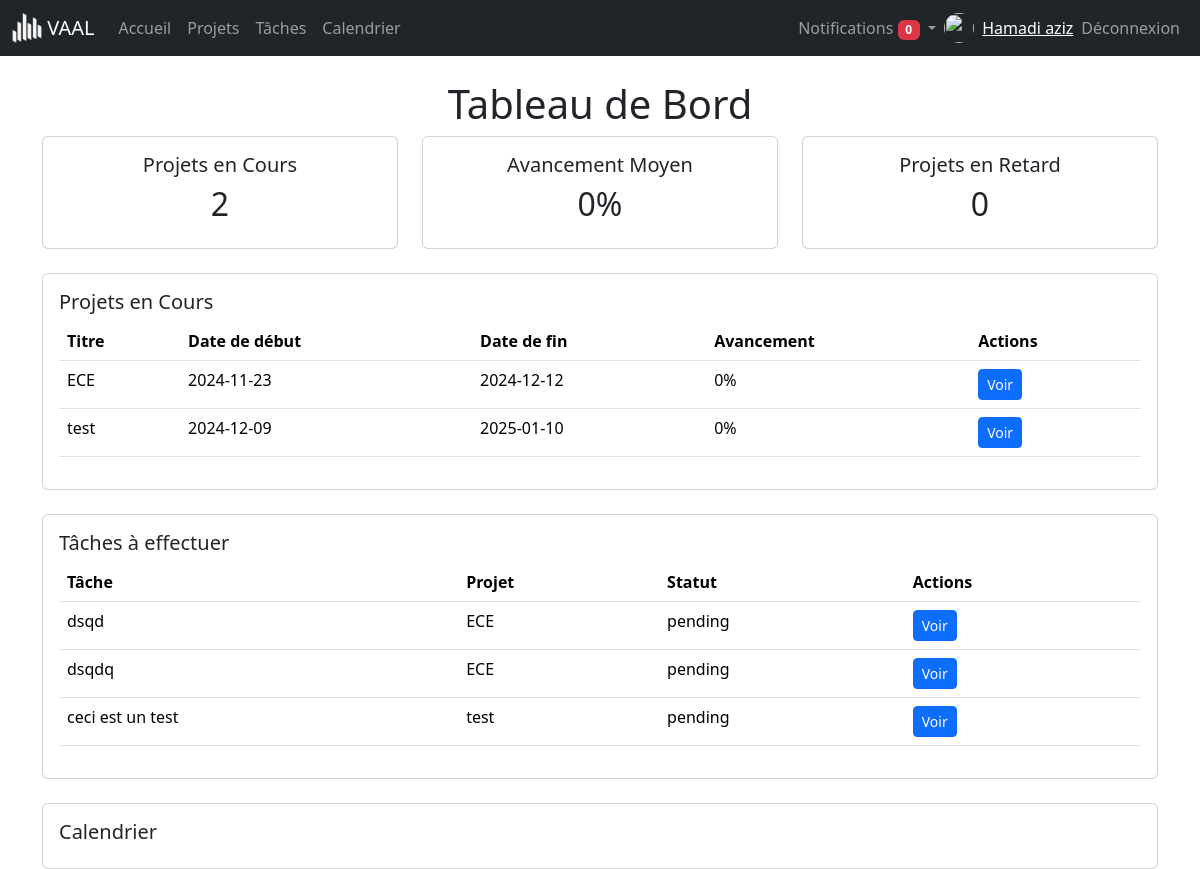
The app's page /dashboard.php (signed in) with its own data.
### tables this page shows
CREATE TABLE `users` (
  `id` int(11) NOT NULL,
  `profile` varchar(255) NOT NULL,
  `nom` varchar(50) NOT NULL,
  `prenom` varchar(255) NOT NULL,
  `email` varchar(100) NOT NULL,
  `password` varchar(255) NOT NULL,
  `role` enum('member','manager','admin') DEFAULT 'member',
  `activation` enum('oui','non') NOT NULL DEFAULT 'non'
);

CREATE TABLE `projects` (
  `id` int(11) NOT NULL,
  `title` varchar(100) NOT NULL,
  `description` text DEFAULT NULL,
  `start_date` date DEFAULT NULL,
  `end_date` date DEFAULT NULL,
  `budget` decimal(10,2) DEFAULT NULL,
  `manager_id` int(11) DEFAULT NULL,
  `color` varchar(7) NOT NULL DEFAULT '#FFFFFF',
  `cahier_charge` varchar(255) DEFAULT NULL,
  `user_team_id` int(11) DEFAULT NULL
);

CREATE TABLE `tasks` (
  `id` int(11) NOT NULL,
  `title` varchar(100) NOT NULL,
  `description` text DEFAULT NULL,
  `status` enum('pending','in_progress','completed') NOT NULL DEFAULT 'pending',
  `start_date` date DEFAULT NULL,
  `end_date` date DEFAULT NULL,
  `project_id` int(11) DEFAULT NULL,
  `assignee_id` varchar(255) DEFAULT NULL,
  `priority` enum('faible','modéré','élevé') NOT NULL DEFAULT 'modéré'
);

### dashboard.php (the view, shortened to what this page needs)
<?php
include 'includes/connect.php';
include 'includes/navbar.php';
$user_id = $_SESSION['user_id'];
$projectsStmt = $pdo->prepare("
    SELECT p.id, p.title, p.start_date, p.end_date, p.budget,
           (SELECT COUNT(*) FROM Tasks t WHERE t.project_id = p.id) as total_tasks,
           (SELECT COUNT(*) FROM Tasks t WHERE t.project_id = p.id AND t.status = 'completed') as completed_tasks
    FROM Projects p
    WHERE p.manager_id = :user_id OR EXISTS (
        SELECT 1 FROM User_Team ut WHERE ut.project_id = p.id AND ut.user_id = :user_id
    )
    ORDER BY p.start_date ASC
");
$projectsStmt->execute(['user_id' => $user_id]);
$projects = $projectsStmt->fetchAll(PDO::FETCH_ASSOC);
$totalProjects = count($projects);
$totalProgress = 0;
$totalDelay = 0;
foreach ($projects as $project) {
    $progress = ($project['total_tasks'] > 0)
        ? ($project['completed_tasks'] / $project['total_tasks']) * 100
        : 0;
    $totalProgress += $progress;
}
$averageProgress = ($totalProjects > 0) ? $totalProgress / $totalProjects : 0;
$tasksStmt = $pdo->prepare("
    SELECT t.id, t.title, t.status, p.title as project_title
    FROM Tasks t
    JOIN Projects p ON t.project_id = p.id
    WHERE t.status != 'completed' AND (
        p.manager_id = :user_id OR EXISTS (
            SELECT 1 FROM User_Team ut WHERE ut.project_id = p.id AND ut.user_id = :user_id
        )
    )
");
$tasksStmt->execute(['user_id' => $user_id]);
$tasks = $tasksStmt->fetchAll(PDO::FETCH_ASSOC);
?>
<!DOCTYPE html>
<html lang="fr">
<head>
    <link href="https://cdn.jsdelivr.net/npm/bootstrap@5.3.3/dist/css/bootstrap.min.css" rel="stylesheet">
    <link href="https://cdnjs.cloudflare.com/ajax/libs/fullcalendar/3.10.0/fullcalendar.min.css" rel="stylesheet">
</head>
<body>
<div class="container mt-4">
    <h1 class="text-center">Tableau de Bord</h1>
    <div class="row mb-4">
        <div class="col-md-4">
            <div class="card text-center">
                <div class="card-body">
                    <h5>Projets en Cours</h5>
                    <p class="h2"><?php echo $totalProjects; ?></p>
                </div>
            </div>
        </div>
        <div class="col-md-4">
            <div class="card text-center">
                <div class="card-body">
                    <h5>Avancement Moyen</h5>
                    <p class="h2"><?php echo round($averageProgress, 2); ?>%</p>
                </div>
            </div>
        </div>
        <div class="col-md-4">
            <div class="card text-center">
                <div class="card-body">
                    <h5>Projets en Retard</h5>
                    <p class="h2"><?php echo $totalDelay; ?></p>
                </div>
            </div>
        </div>
    </div>
    <div class="card mb-4">
        <div class="card-body">
            <h5 class="card-title">Projets en Cours</h5>
            <table class="table table-hover">
                <thead>
                <tr>
                    <th>Titre</th>
                    <th>Date de début</th>
                    <th>Date de fin</th>
                    <th>Avancement</th>
                    <th>Actions</th>
                </tr>
                </thead>
                <tbody>
                <?php foreach ($projects as $project): ?>
                    <?php $progress = ($project['total_tasks'] > 0)
                        ? ($project['completed_tasks'] / $project['total_tasks']) * 100
                        : 0; ?>
                    <tr>
                        <td><?php echo htmlspecialchars($project['title']); ?></td>
                        <td><?php echo htmlspecialchars($project['start_date']); ?></td>
                        <td><?php echo htmlspecialchars($project['end_date']); ?></td>
                        <td><?php echo round($progress, 2); ?>%</td>
                        <td><a href="views/index.php?selected_project=<?php echo $project['id']; ?>" class="btn btn-primary btn-sm">Voir</a></td>
                    </tr>
                <?php endforeach; ?>
                </tbody>
            </table>
        </div>
    </div>
    <div class="card mb-4">
        <div class="card-body">
            <h5 class="card-title">Tâches à effectuer</h5>
            <table class="table table-hover">
                <thead>
                <tr>
                    <th>Tâche</th>
                    <th>Projet</th>
                    <th>Statut</th>
                    <th>Actions</th>
                </tr>
                </thead>
                <tbody>
                <?php foreach ($tasks as $task): ?>
                    <tr>
                        <td><?php echo htmlspecialchars($task['title']); ?></td>
                        <td><?php echo htmlspecialchars($task['project_title']); ?></td>
                        <td><?php echo htmlspecialchars($task['status']); ?></td>
                        <td><a href="views/tasks/view.php?task_id=<?php echo $task['id']; ?>" class="btn btn-primary btn-sm">Voir</a></td>
                    </tr>
                <?php endforeach; ?>
                </tbody>
            </table>
        </div>
    </div>
    <div class="card">
        <div class="card-body">
            <h5 class="card-title">Calendrier</h5>
        </div>
    </div>
</div>
</body>
</html>

### includes/navbar.php (shortened to what this page needs)
<?php
include $_SERVER['DOCUMENT_ROOT'].'/Project-Management-App/includes/connect.php';
$user_id = $_SESSION['user_id'];
$stmt = $pdo->prepare("SELECT * FROM users WHERE id = ?");
$stmt->execute([$user_id]);
$user = $stmt->fetch(PDO::FETCH_ASSOC);
$notificationsStmt = $pdo->prepare("SELECT * FROM notifications WHERE user_id = ? AND is_read = 0 ORDER BY created_at DESC");
$notificationsStmt->execute([$user_id]);
$notifications = $notificationsStmt->fetchAll();
$notificationCount = count($notifications);
$user_name = htmlspecialchars($user['nom'] . ' ' . $user['prenom']);
$profile_image = !empty($user['profile']) ? $user['profile'] : 'assets/images/default-profile.png';
if (!file_exists($_SERVER['DOCUMENT_ROOT'] . '/Project-Management-App/' . $profile_image)) {
    $profile_image = 'assets/images/default-profile.png';
}
?>
<nav class="navbar navbar-expand-lg navbar-dark bg-dark">
    <div class="container-fluid">
        <a class="navbar-brand" href="/Project-Management-App/index.php">
            <img src="/Project-Management-App/assets/images/logo_white.png" alt="Logo" width="30" height="30" class="d-inline-block align-top">
            VAAL
        </a>
        <div class="collapse navbar-collapse" id="navbarNav">
            <ul class="navbar-nav me-auto mb-2 mb-lg-0">
                <li class="nav-item">
                    <a class="nav-link" href="/Project-Management-App/dashboard.php">Accueil</a>
                </li>
                <li class="nav-item">
                    <a class="nav-link" href="/Project-Management-App/views/projects/view.php">Projets</a>
                </li>
                <li class="nav-item">
                    <a class="nav-link" href="/Project-Management-App/views/tasks/view.php">Tâches</a>
                </li>
                <li class="nav-item">
                    <a class="nav-link" href="/Project-Management-App/views/calendar/view.php">Calendrier</a>
                </li>
            </ul>
            <ul class="navbar-nav ms-auto mb-2 mb-lg-0 align-items-center">
                <li class="nav-item dropdown">
                    <a class="nav-link dropdown-toggle" href="#" id="notificationsDropdown" role="button" data-bs-toggle="dropdown" aria-expanded="false">
                        Notifications <span class="badge bg-danger"><?php echo $notificationCount; ?></span>
                    </a>
                </li>
                <li class="nav-item d-flex align-items-center">
                    <img src="/Project-Management-App/<?php echo htmlspecialchars($profile_image); ?>" alt="Profile Image" width="30" height="30" class="rounded-circle me-2">
                    <span class="navbar-text">
                        <a href="/Project-Management-App/views/auth/profile.php"><?php echo $user_name; ?></a>
                    </span>
                </li>
                <li class="nav-item">
                    <a class="nav-link" href="/Project-Management-App/includes/logout.php">Déconnexion</a>
                </li>
            </ul>
        </div>
    </div>
</nav>

### records on screen
users: user_name "Hamadi aziz"
projects: title "ECE", start_date "2024-11-23", end_date "2024-12-12", progress "0"
projects: title "test", start_date "2024-12-09", end_date "2025-01-10", progress "0"
tasks: title "dsqd", project.title "ECE", status "pending"
tasks: title "dsqdq", project.title "ECE", status "pending"
tasks: title "ceci est un test", project.title "test", status "pending"

### other values on screen
$notificationCount "0"
$totalProjects "2"
$averageProgress "0"
$totalDelay "0"
